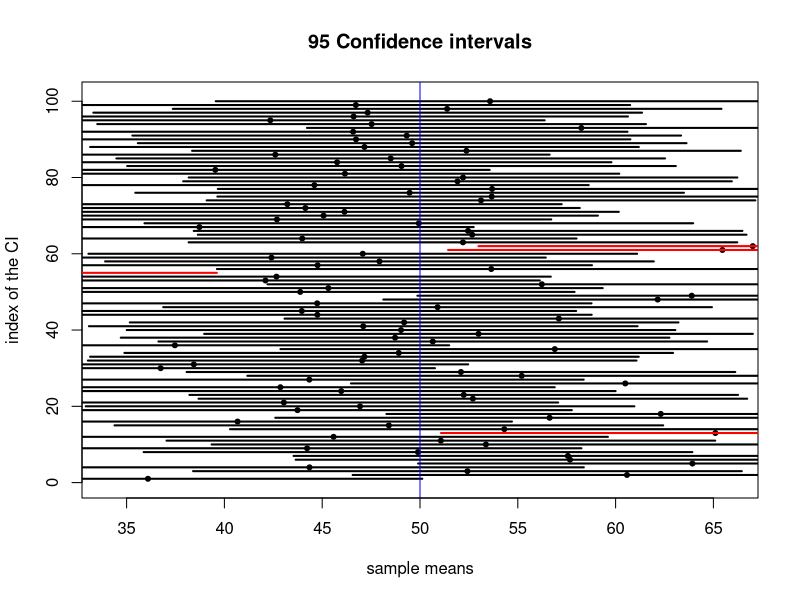
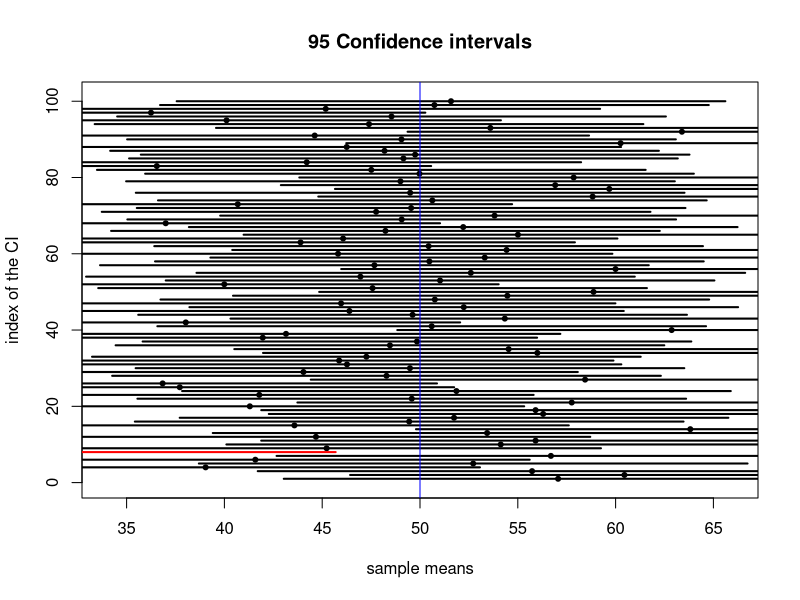
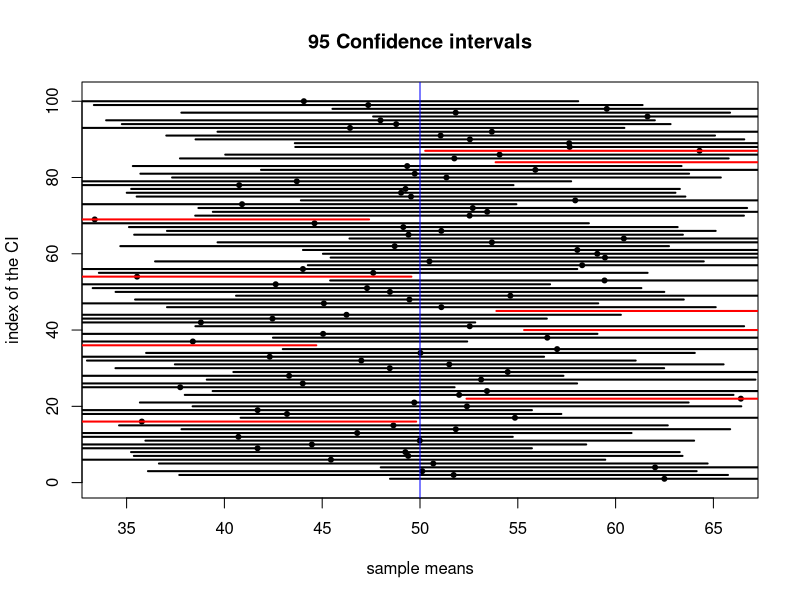
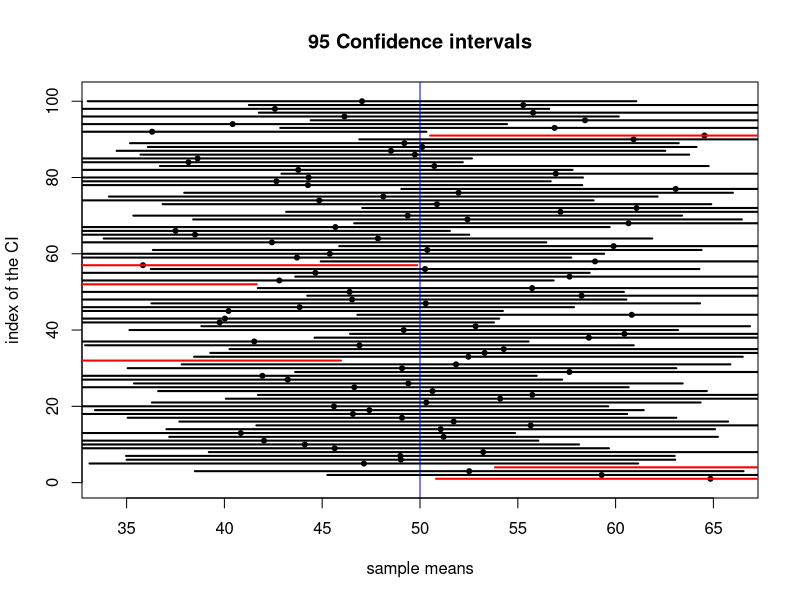
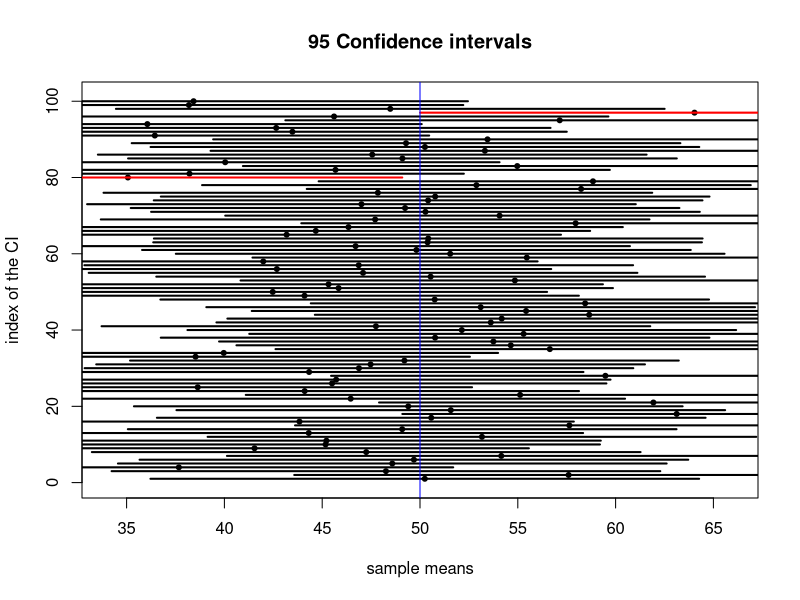
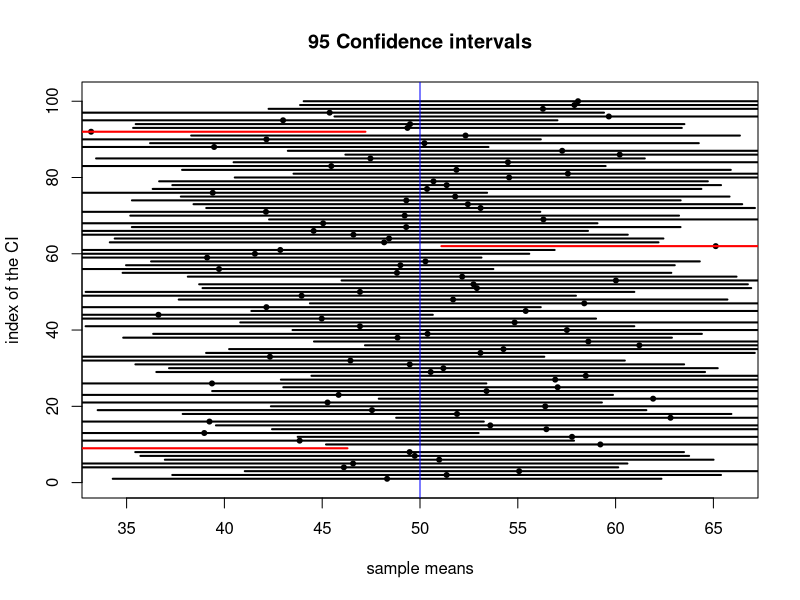

Here is the R script that generated these plots, in order:
library(dplyr)
margin_error_95 <- function(sample_vals, sig){
  n <- length(sample_vals)
  mar_err <- 1.96*(sig/sqrt(n))
}

CI_95 <- function(sample_vals, sig){
  error <- margin_error_95(sample_vals, sig)
  CI <- mean(sample_vals) + c(-1, 1)*error
}

sample_size_95 <- function(width, std_dev){
  # width = 2 * error, hence
  error <- width / 2
  n <- (1.96 * std_dev / error)^2
  return(n)
}

width_95 <- function(n, std_dev){
  error <- 1.96 * std_dev / sqrt(n)
  return(2 * error)
}

mean_inside_CI <- function(samp, pop_mu, pop_sig){
  upper <- mean(samp) + margin_error_95(samp, pop_sig)
  lower <- mean(samp) - margin_error_95(samp, pop_sig)
  return(between(pop_mu, lower, upper))
}

set.seed(2020)
B <- 10000
n <- 50

CI_95_exp <- replicate(B, 
                       {samp <- rexp(n, 2)  # generate a sample
                       # check is mean is inside 95% CI
                       mean_inside_CI(samp, pop_mu = 1 / 2 , pop_sig = 1 / 2)
                       }
)

mean( CI_95_exp )
#calculate mean CI_95_exp to get empirical expected values

plot_CI_95 <- function(seed){
  B <- 100
  n <- 5
  mu <- 50
  sig <- 16
  
  set.seed(seed)
  # extract upper bound of CI's
  
  x_1 <- replicate(B,
                   {samp <- rnorm(n, mean = mu, sd = sig )
                   max(CI_95(samp, sig))
                   }
  )
  
  #extract lower bound of CI's
  
  set.seed(seed)
  
  x_0 <- replicate(B,
                   {samp <- rnorm(n, mean = mu, sd = sig )
                   min(CI_95(samp, sig))
                   }
  )
  
  set.seed(seed)
  
  means <- replicate(B, mean(rnorm(n, mean = mu, sd = sig)))
  
  plot(means, 1:B, pch = 20,
       xlim = c(mu - sig, mu + sig),
       ylim = c(0,B+1),
       xlab = "sample means",
       ylab = "index of the CI",
       main = paste("95 Confidence intervals")
  )
  
  for (i in 1:B){
    if(between(mu, x_0[i], x_1[i])){
      segments(x_0[i], i, x_1[i], i, lwd = 2) #plot CI's that contain the mean in black
    } else {
      segments(x_0[i], i, x_1[i], i, col = "red", lwd = 2) #plot CI's that don't contain the mean in red
    }
  }
  
  abline(v=mu, col = "blue") #plot a vertical line at the population mean
}

seeds <- c(2020, 42, 911, 14, 101, 34) #choose six different seed values

par(mfrow = c(1,1))

for (i in seeds) {
  plot_CI_95(i)
}